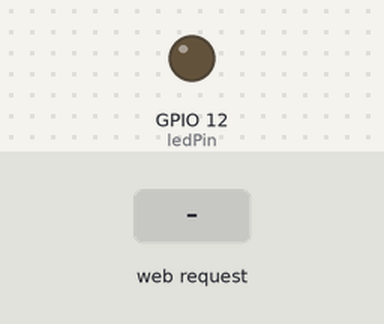
Simulated run of this sketch. Board: ESP32. On the bench: output pins drawn as LEDs (lit = HIGH). The test bench sets the inputs (shaded band). WiFi joins after 1.5 s; servers stay silent unless stated; storage starts empty; what the sketch prints to the serial monitor is not drawn.

Above: at 1.2 s.
1.3 s: HTTP request GET /on received
At 2.4 s:
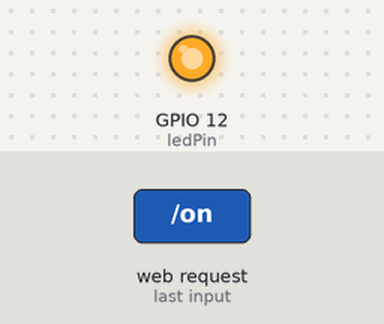
2.8 s: HTTP request GET /off received
At 3.5 s:
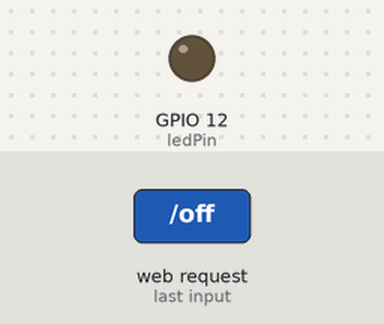
Timing chart, 0 to 5.8 s (numbered marks = the images above; inputs shaded):
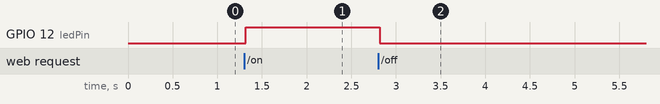

Measured:
- after the input at 1.3 s, GPIO 12 (ledPin): LOW → HIGH at once
- after the input at 2.8 s, GPIO 12 (ledPin): HIGH → LOW at once

The sketch:

Blink_LED_ESP32.ino
```cpp
/*********
  Rui Santos
  Complete project details at https://randomnerdtutorials.com
*********/

// Import required libraries
#include "WiFi.h"
#include "ESPAsyncWebServer.h"
#include "SPIFFS.h"

// Replace with your network credentials
const char* ssid = "ESP_Access_Point";
const char* password = "espserver";

// Set LED GPIO
const int ledPin = 12;
// Stores LED state
String ledState;

// Create AsyncWebServer object on port 80
AsyncWebServer server(80);

// Replaces placeholder with LED state value
String processor(const String& var){
  Serial.println(var);
  if(var == "STATE"){
    if(digitalRead(ledPin)){
      ledState = "ON";
    }
    else{
      ledState = "OFF";
    }
    Serial.print(ledState);
    return ledState;
  }
  return String();
}

void setup(){
  // Serial port for debugging purposes
  Serial.begin(115200);
  pinMode(ledPin, OUTPUT);

  // Initialize SPIFFS
  if(!SPIFFS.begin(true)){
    Serial.println("An Error has occurred while mounting SPIFFS");
    return;
  }

  // Connect to Wi-Fi
  //WiFi.begin(ssid, password);
  //while (WiFi.status() != WL_CONNECTED) {
  //  delay(1000);
  //  Serial.println("Connecting to WiFi..");
  //}

  //Create Acess Point
  WiFi.softAP(ssid, password);

  // Print ESP32 Local IP Address
  //Serial.println(WiFi.localIP());
  IPAddress IP = WiFi.softAPIP();
  Serial.print("AP IP address: ");
  Serial.println(IP);

  // Route for root / web page
  server.on("/", HTTP_GET, [](AsyncWebServerRequest *request){
    request->send(SPIFFS, "/index.html", String(), false, processor);
  });

  // Route to load style.css file
  server.on("/style.css", HTTP_GET, [](AsyncWebServerRequest *request){
    request->send(SPIFFS, "/style.css", "text/css");
  });

  // Route to set GPIO to HIGH
  server.on("/on", HTTP_GET, [](AsyncWebServerRequest *request){
    digitalWrite(ledPin, HIGH);
    request->send(SPIFFS, "/index.html", String(), false, processor);
  });

  // Route to set GPIO to LOW
  server.on("/off", HTTP_GET, [](AsyncWebServerRequest *request){
    digitalWrite(ledPin, LOW);
    request->send(SPIFFS, "/index.html", String(), false, processor);
  });

  // Start server
  server.begin();
}

void loop(){

}
```
